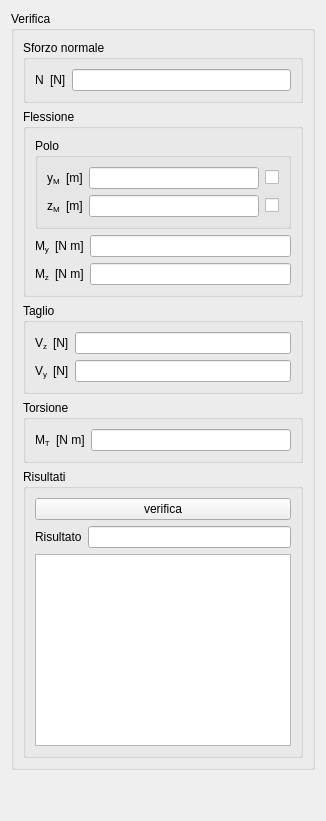
             <widget class="QWidget" name="layoutWidget_2">
              <layout class="QVBoxLayout" name="verticalLayout_3">
               <item>
                <widget class="QGroupBox" name="groupBox">
                 <property name="title">
                  <string>Verifica</string>
                 </property>
                 <layout class="QGridLayout" name="gridLayout_10">
                  <item row="3" column="0">
                   <widget class="QGroupBox" name="MxSdGBox">
                    <property name="title">
                     <string>Torsione</string>
                    </property>
                    <layout class="QGridLayout" name="gridLayout_2">
                     <item row="3" column="0">
                      <widget class="QLabelRichName" name="MxSdLabel">
                       <property name="text">
                        <string>&lt;!DOCTYPE HTML PUBLIC &quot;-//W3C//DTD HTML 4.0//EN&quot; &quot;http://www.w3.org/TR/REC-html40/strict.dtd&quot;&gt;
&lt;html&gt;&lt;head&gt;&lt;meta name=&quot;qrichtext&quot; content=&quot;1&quot; /&gt;&lt;/head&gt;
&lt;body&gt;
M&lt;span style=&quot; vertical-align:sub;&quot;&gt;T&lt;/span&gt;
&lt;/body&gt;
&lt;/html&gt;</string>
                       </property>
                      </widget>
                     </item>
                     <item row="3" column="1">
                      <widget class="QLabelUnitMeasure" name="MxSdUMLabel">
                       <property name="text">
                        <string>&lt;!DOCTYPE HTML PUBLIC &quot;-//W3C//DTD HTML 4.0//EN&quot; &quot;http://www.w3.org/TR/REC-html40/strict.dtd&quot;&gt;
&lt;html&gt;&lt;head&gt;&lt;meta name=&quot;qrichtext&quot; content=&quot;1&quot; /&gt;&lt;/head&gt;
&lt;body&gt;
[N m]
&lt;/body&gt;&lt;/html&gt;</string>
                       </property>
                      </widget>
                     </item>
                     <item row="3" column="2">
                      <widget class="QLineEditValue" name="MxSdLEdit"/>
                     </item>
                    </layout>
                   </widget>
                  </item>
                  <item row="4" column="0">
                   <widget class="QGroupBox" name="ULSResultGBox">
                    <property name="title">
                     <string>Risultati</string>
                    </property>
                    <layout class="QGridLayout" name="gridLayout_3">
                     <item row="2" column="0" colspan="2">
                      <widget class="QTextBrowser" name="messagesSdTBrowser"/>
                     </item>
                     <item row="1" column="0">
                      <widget class="QLabelRichName" name="resultSdLabel">
                       <property name="text">
                        <string>Risultato</string>
                       </property>
                      </widget>
                     </item>
                     <item row="1" column="1">
                      <widget class="QLineEditValue" name="resultSdLEdit"/>
                     </item>
                     <item row="0" column="0" colspan="2">
                      <widget class="QPushButton" name="ULSVerifyPButton">
                       <property name="text">
                        <string>verifica</string>
                       </property>
                      </widget>
                     </item>
                    </layout>
                   </widget>
                  </item>
                  <item row="0" column="0">
                   <widget class="QGroupBox" name="NSdGBox">
                    <property name="title">
                     <string>Sforzo normale</string>
                    </property>
                    <layout class="QGridLayout" name="gridLayout_25">
                     <item row="0" column="0">
                      <widget class="QLabelRichName" name="NSdLabel">
                       <property name="text">
                        <string>&lt;!DOCTYPE HTML PUBLIC &quot;-//W3C//DTD HTML 4.0//EN&quot; &quot;http://www.w3.org/TR/REC-html40/strict.dtd&quot;&gt;
&lt;html&gt;&lt;head&gt;&lt;meta name=&quot;qrichtext&quot; content=&quot;1&quot; /&gt;&lt;/head&gt;
&lt;body&gt;
N
&lt;/body&gt;
&lt;/html&gt;</string>
                       </property>
                      </widget>
                     </item>
                     <item row="0" column="1">
                      <widget class="QLabelUnitMeasure" name="NSdUMLabel">
                       <property name="text">
                        <string>&lt;!DOCTYPE HTML PUBLIC &quot;-//W3C//DTD HTML 4.0//EN&quot; &quot;http://www.w3.org/TR/REC-html40/strict.dtd&quot;&gt;
&lt;html&gt;&lt;head&gt;&lt;meta name=&quot;qrichtext&quot; content=&quot;1&quot; /&gt;&lt;/head&gt;
&lt;body&gt;
[N]
&lt;/body&gt;&lt;/html&gt;</string>
                       </property>
                      </widget>
                     </item>
                     <item row="0" column="2">
                      <widget class="QLineEditValue" name="NSdLEdit"/>
                     </item>
                    </layout>
                   </widget>
                  </item>
                  <item row="1" column="0">
                   <widget class="QGroupBox" name="groupBox_3">
                    <property name="title">
                     <string>Flessione</string>
                    </property>
                    <layout class="QGridLayout" name="gridLayout_27">
                     <item row="0" column="0" colspan="3">
                      <widget class="QGroupBox" name="cenMSdGBox">
                       <property name="title">
                        <string>Polo</string>
                       </property>
                       <layout class="QGridLayout" name="gridLayout_29">
                        <item row="0" column="0">
                         <widget class="QLabelRichName" name="yCenMSdLabel">
                          <property name="text">
                           <string>&lt;!DOCTYPE HTML PUBLIC &quot;-//W3C//DTD HTML 4.0//EN&quot; &quot;http://www.w3.org/TR/REC-html40/strict.dtd&quot;&gt;
&lt;html&gt;&lt;head&gt;&lt;meta name=&quot;qrichtext&quot; content=&quot;1&quot; /&gt;&lt;/head&gt;
&lt;body&gt;
y&lt;span style=&quot; vertical-align:sub;&quot;&gt;M&lt;/span&gt;
&lt;/body&gt;
&lt;/html&gt;</string>
                          </property>
                         </widget>
                        </item>
                        <item row="0" column="1">
                         <widget class="QLabelUnitMeasure" name="yCenMSdUMLabel">
                          <property name="text">
                           <string>&lt;!DOCTYPE HTML PUBLIC &quot;-//W3C//DTD HTML 4.0//EN&quot; &quot;http://www.w3.org/TR/REC-html40/strict.dtd&quot;&gt;
&lt;html&gt;&lt;head&gt;&lt;meta name=&quot;qrichtext&quot; content=&quot;1&quot; /&gt;&lt;/head&gt;
&lt;body&gt;
[m]
&lt;/body&gt;&lt;/html&gt;</string>
                          </property>
                         </widget>
                        </item>
                        <item row="0" column="2">
                         <widget class="QLineEditValue" name="yCenMSdLEdit"/>
                        </item>
                        <item row="1" column="0">
                         <widget class="QLabelRichName" name="zCenMSdLabel">
                          <property name="text">
                           <string>&lt;!DOCTYPE HTML PUBLIC &quot;-//W3C//DTD HTML 4.0//EN&quot; &quot;http://www.w3.org/TR/REC-html40/strict.dtd&quot;&gt;
&lt;html&gt;&lt;head&gt;&lt;meta name=&quot;qrichtext&quot; content=&quot;1&quot; /&gt;&lt;/head&gt;
&lt;body&gt;
z&lt;span style=&quot; vertical-align:sub;&quot;&gt;M&lt;/span&gt;
&lt;/body&gt;
&lt;/html&gt;</string>
                          </property>
                         </widget>
                        </item>
                        <item row="1" column="1">
                         <widget class="QLabelUnitMeasure" name="zCenMSdUMLabel">
                          <property name="text">
                           <string>&lt;!DOCTYPE HTML PUBLIC &quot;-//W3C//DTD HTML 4.0//EN&quot; &quot;http://www.w3.org/TR/REC-html40/strict.dtd&quot;&gt;
&lt;html&gt;&lt;head&gt;&lt;meta name=&quot;qrichtext&quot; content=&quot;1&quot; /&gt;&lt;/head&gt;
&lt;body&gt;
[m]
&lt;/body&gt;&lt;/html&gt;</string>
                          </property>
                         </widget>
                        </item>
                        <item row="1" column="2">
                         <widget class="QLineEditValue" name="zCenMSdLEdit"/>
                        </item>
                        <item row="0" column="3">
                         <widget class="QCheckBoxReadOnly" name="yCenMSdCheckBox">
                          <property name="text">
                           <string/>
                          </property>
                         </widget>
                        </item>
                        <item row="1" column="3">
                         <widget class="QCheckBoxReadOnly" name="zCenMSdCheckBox">
                          <property name="text">
                           <string/>
                          </property>
                         </widget>
                        </item>
                       </layout>
                      </widget>
                     </item>
                     <item row="2" column="1">
                      <widget class="QLabelUnitMeasure" name="MySdUMLabel">
                       <property name="text">
                        <string>&lt;!DOCTYPE HTML PUBLIC &quot;-//W3C//DTD HTML 4.0//EN&quot; &quot;http://www.w3.org/TR/REC-html40/strict.dtd&quot;&gt;
&lt;html&gt;&lt;head&gt;&lt;meta name=&quot;qrichtext&quot; content=&quot;1&quot; /&gt;&lt;/head&gt;
&lt;body&gt;
[N m]
&lt;/body&gt;&lt;/html&gt;</string>
                       </property>
                      </widget>
                     </item>
                     <item row="2" column="0">
                      <widget class="QLabelRichName" name="MzSdLabel">
                       <property name="text">
                        <string>&lt;!DOCTYPE HTML PUBLIC &quot;-//W3C//DTD HTML 4.0//EN&quot; &quot;http://www.w3.org/TR/REC-html40/strict.dtd&quot;&gt;
&lt;html&gt;&lt;head&gt;&lt;meta name=&quot;qrichtext&quot; content=&quot;1&quot; /&gt;&lt;/head&gt;
&lt;body&gt;
M&lt;span style=&quot; vertical-align:sub;&quot;&gt;z&lt;/span&gt;
&lt;/body&gt;
&lt;/html&gt;</string>
                       </property>
                      </widget>
                     </item>
                     <item row="2" column="2">
                      <widget class="QLineEditValue" name="MySdLEdit"/>
                     </item>
                     <item row="1" column="0">
                      <widget class="QLabelRichName" name="MySdLabel">
                       <property name="text">
                        <string>&lt;!DOCTYPE HTML PUBLIC &quot;-//W3C//DTD HTML 4.0//EN&quot; &quot;http://www.w3.org/TR/REC-html40/strict.dtd&quot;&gt;
&lt;html&gt;&lt;head&gt;&lt;meta name=&quot;qrichtext&quot; content=&quot;1&quot; /&gt;&lt;/head&gt;
&lt;body&gt;
M&lt;span style=&quot; vertical-align:sub;&quot;&gt;y&lt;/span&gt;
&lt;/body&gt;
&lt;/html&gt;</string>
                       </property>
                      </widget>
                     </item>
                     <item row="1" column="1">
                      <widget class="QLabelUnitMeasure" name="MzSdUMLabel">
                       <property name="text">
                        <string>&lt;!DOCTYPE HTML PUBLIC &quot;-//W3C//DTD HTML 4.0//EN&quot; &quot;http://www.w3.org/TR/REC-html40/strict.dtd&quot;&gt;
&lt;html&gt;&lt;head&gt;&lt;meta name=&quot;qrichtext&quot; content=&quot;1&quot; /&gt;&lt;/head&gt;
&lt;body&gt;
[N m]
&lt;/body&gt;&lt;/html&gt;</string>
                       </property>
                      </widget>
                     </item>
                     <item row="1" column="2">
                      <widget class="QLineEditValue" name="MzSdLEdit"/>
                     </item>
                    </layout>
                   </widget>
                  </item>
                  <item row="2" column="0">
                   <widget class="QGroupBox" name="VSdGBox">
                    <property name="title">
                     <string>Taglio</string>
                    </property>
                    <layout class="QGridLayout" name="gridLayout_30">
                     <item row="0" column="0">
                      <widget class="QLabelRichName" name="VzSdLabel">
                       <property name="text">
                        <string>&lt;!DOCTYPE HTML PUBLIC &quot;-//W3C//DTD HTML 4.0//EN&quot; &quot;http://www.w3.org/TR/REC-html40/strict.dtd&quot;&gt;
&lt;html&gt;&lt;head&gt;&lt;meta name=&quot;qrichtext&quot; content=&quot;1&quot; /&gt;&lt;/head&gt;
&lt;body&gt;
V&lt;span style=&quot; vertical-align:sub;&quot;&gt;z&lt;/span&gt;
&lt;/body&gt;
&lt;/html&gt;</string>
                       </property>
                      </widget>
                     </item>
                     <item row="0" column="1">
                      <widget class="QLabelUnitMeasure" name="VzSdUMLabel">
                       <property name="text">
                        <string>&lt;!DOCTYPE HTML PUBLIC &quot;-//W3C//DTD HTML 4.0//EN&quot; &quot;http://www.w3.org/TR/REC-html40/strict.dtd&quot;&gt;
&lt;html&gt;&lt;head&gt;&lt;meta name=&quot;qrichtext&quot; content=&quot;1&quot; /&gt;&lt;/head&gt;
&lt;body&gt;
[N]
&lt;/body&gt;&lt;/html&gt;</string>
                       </property>
                      </widget>
                     </item>
                     <item row="0" column="2">
                      <widget class="QLineEditValue" name="VzSdLEdit"/>
                     </item>
                     <item row="1" column="0">
                      <widget class="QLabelRichName" name="VySdLabel">
                       <property name="text">
                        <string>&lt;!DOCTYPE HTML PUBLIC &quot;-//W3C//DTD HTML 4.0//EN&quot; &quot;http://www.w3.org/TR/REC-html40/strict.dtd&quot;&gt;
&lt;html&gt;&lt;head&gt;&lt;meta name=&quot;qrichtext&quot; content=&quot;1&quot; /&gt;&lt;/head&gt;
&lt;body&gt;
V&lt;span style=&quot; vertical-align:sub;&quot;&gt;y&lt;/span&gt;
&lt;/body&gt;
&lt;/html&gt;</string>
                       </property>
                      </widget>
                     </item>
                     <item row="1" column="1">
                      <widget class="QLabelUnitMeasure" name="VySdUMLabel">
                       <property name="text">
                        <string>&lt;!DOCTYPE HTML PUBLIC &quot;-//W3C//DTD HTML 4.0//EN&quot; &quot;http://www.w3.org/TR/REC-html40/strict.dtd&quot;&gt;
&lt;html&gt;&lt;head&gt;&lt;meta name=&quot;qrichtext&quot; content=&quot;1&quot; /&gt;&lt;/head&gt;
&lt;body&gt;
[N]
&lt;/body&gt;&lt;/html&gt;</string>
                       </property>
                      </widget>
                     </item>
                     <item row="1" column="2">
                      <widget class="QLineEditValue" name="VySdLEdit"/>
                     </item>
                    </layout>
                   </widget>
                  </item>
                 </layout>
                </widget>
               </item>
               <item>
                <spacer name="verticalSpacer_5">
                 <property name="orientation">
                  <enum>Qt::Vertical</enum>
                 </property>
                 <property name="sizeHint" stdset="0">
                  <size>
                   <width>20</width>
                   <height>40</height>
                  </size>
                 </property>
                </spacer>
               </item>
              </layout>
             </widget>
